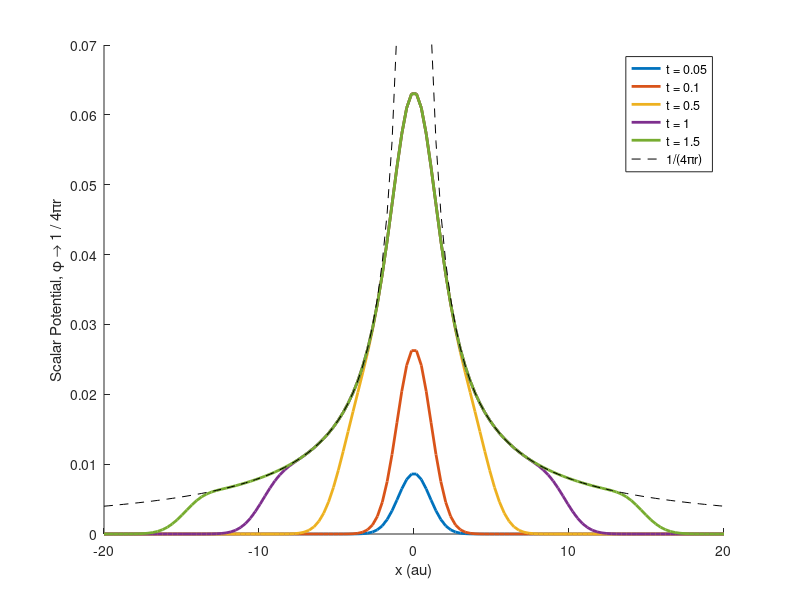

Reproduce this figure in MATLAB.
% setup workspace:
n = 128;   rmin = -20;   rmax = 20;

x = linspace(rmin, rmax, n);
[x, y, z] = meshgrid(x, x, x);

c = 10;   dt = 0.01;   dr = y(2) - y(1);   s = dt^2 * c^2;

% ensure stability via CFL condition:
while s / dr^2 >= 1
    dt = dt * 0.95;
    s = dt^2 * c^2;
end

% initialize scalar potential (u) and source (f):
f = exp((-x.^2 - y.^2 - z.^2) / 2) / sqrt((2 * pi)^3);
u_now = zeros(size(x));
u_prev = zeros(size(x));
u_next = zeros(size(x));

m = n / 2;
x1D = x(m, :, m);
psi1D = zeros(n, 5);

% clear up some memory and get ready to loop:
clear x y z;

plot_times = [5, 10, 50, 100, 150];
tmax = max(plot_times);
idx = 1;

fig1 = figure;   hold on;

% loop through explicit method over time of interest:
for t = 1:tmax
    u_next = 2 * u_now - u_prev + s * (6 * del2(u_now, dr, dr, dr) + f);
    u_prev = u_now;
    u_now = u_next;
    
    if any(t == plot_times)
        psi1D(:, idx) = u_now(m, :, m);
        
        figure(fig1);
        plot(x1D, psi1D(:, idx), 'LineWidth', 2);
        drawnow;
        
        idx = idx + 1;
    end
end

ncells = length(plot_times) + 1;
labels = cell(ncells, 1);
for i = 1:(ncells - 1)
    labels{i} = ['t = ', num2str(dt * plot_times(i))];
end
labels{end} = '1/(4\pir)';

plot(x1D, 1/4/pi./abs(x1D), 'k--');   axis([-20 20 0 0.07]);
xlabel('x (au)');   ylabel('Scalar Potential, \phi \rightarrow 1 / 4\pir');
legend(labels);
